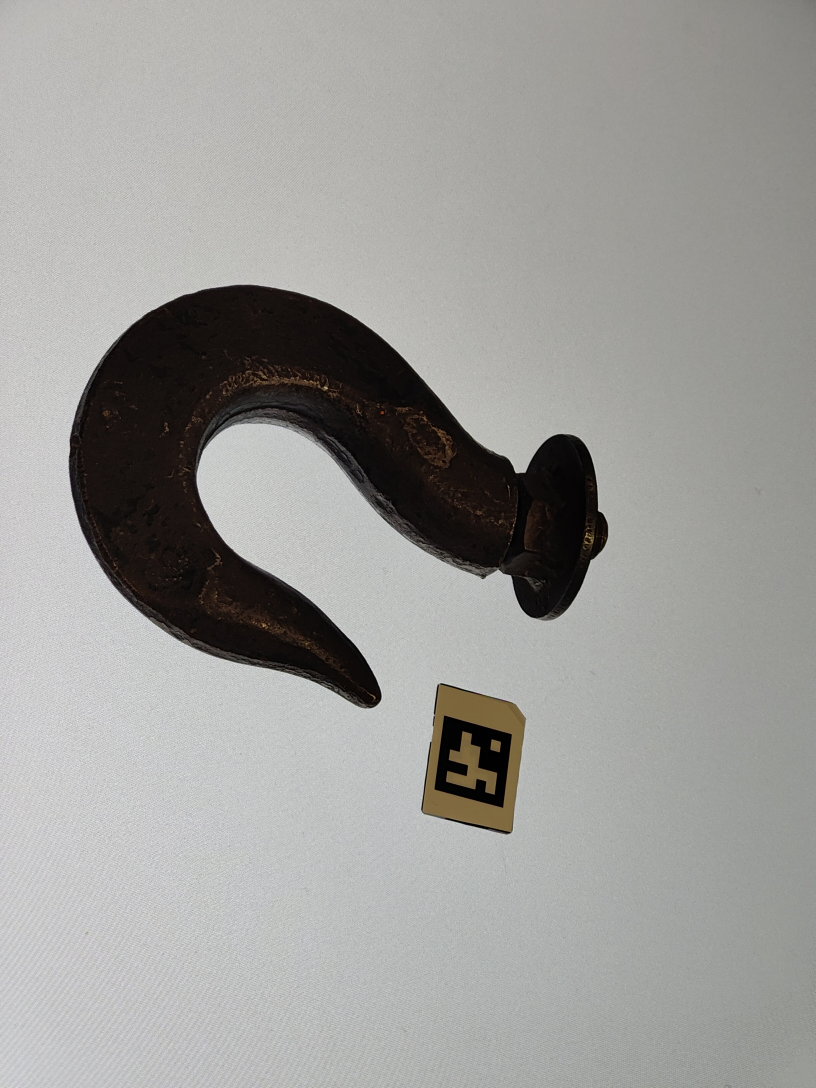
#> input picture main/hook_data/OnePlus/Photos_tele_aruco/IMG20221111135507.jpg, 2448 x 3264 px (shown at 1/3 size)
$ python -i main_1.0.py   (imports and definitions only)
#> lines starting #> are read from the running program, lines starting #| are printed output that depends on the picture; after the words box and inside, x2 and y2 are one past the last pixel; in counts of white or black regions, pixels touching at a corner belong together
import cv2 as cv
import numpy as np
from matplotlib import pyplot as plt
import glob
import cv2.aruco as aruco
# import meshio
# from meshpy.tet import MeshInfo, build

SCALING = 1
ARUCO_DICT = cv.aruco.DICT_5X5_50  #We are using 5 x 5 marker with id 9, so it is enough to try to match to the 50 first ids.
aruco_scale = 46.0

# CMTX and DIST obtained from calibrator function
CMTX = np.array(
    [7415.916112463534, 0.0, 1210.8355378298197, 0.0, 7399.646184729046, 1624.6141260308648, 0.0, 0.0, 1.0],
    dtype='float32').reshape(3, 3)
DIST = np.array(
    [-0.40646631101635533, 24.397052120119906, 0.0016761726863413812, -0.0002671261331697189, -294.68776899111657],
    dtype='float32')

# NOTE: if you get error that cv2.aruco does not exist:
# pip uninstall opencv-python
# pip install opencv-contrib-python
aruco_edges1 = np.array([[0, 0, 0], [aruco_scale, 0, 0], [aruco_scale, aruco_scale, 0], [0, aruco_scale, 0]],
                        dtype='float32').reshape((4, 1, 3))

aruco_edges2 = np.array([[136.5 + aruco_scale, 0, 0], [136.5 + 2 * aruco_scale, 0, 0],
                         [136.5 + 2 * aruco_scale, aruco_scale, 0], [136.5 + aruco_scale, aruco_scale, 0]],
                        dtype='float32').reshape((4, 1, 3))

aruco_edges3 = np.array(
    [[0, 293.2, 0], [aruco_scale, 293.2, 0], [aruco_scale, 293.2 + aruco_scale, 0], [0, 293.2 + aruco_scale, 0]],
    dtype='float32').reshape((4, 1, 3))

aruco_edges4 = np.array(
    [[136.5 + aruco_scale, 293.2, 0], [136.5 + 2 * aruco_scale, 293.2, 0],
     [136.5 + 2 * aruco_scale, 293.2 + aruco_scale, 0], [136.5 + aruco_scale, 293.2 + aruco_scale, 0]],
    dtype='float32').reshape((4, 1, 3))

aruco_edge_array = [aruco_edges1, aruco_edges2, aruco_edges3, aruco_edges4]


# [17 lines left out: function get_aruco_coords, not called in this run]


def contours_world(fn):
    distance = 500
    print("Getting contours")
    contour_points = contours(fn)[::20]

    img = cv.imread(fn)
    img = resize(img, scaling=SCALING)
    gray_img = cv.cvtColor(img, cv.COLOR_BGR2GRAY)

    arucoDict = cv.aruco.getPredefinedDictionary(ARUCO_DICT)

    arucoParams = cv.aruco.DetectorParameters_create()
    corners, ids, rejected = cv.aruco.detectMarkers(img, arucoDict, parameters=arucoParams)
    img = cv.cvtColor(gray_img, cv.COLOR_GRAY2RGB)  #Translate back to color image
    aruco_edges = np.array([[0, 0, 0], [0, aruco_scale, 0], [aruco_scale, aruco_scale, 0], [aruco_scale, 0, 0]],
                           dtype='float32').reshape((4, 1, 3))

    # The cv::solvePnP() returns the rotation and the translation vectors that transform a 3D point expressed in the object coordinate frame to the camera coordinate frame
    ret, rvec, tvec = cv.solvePnP(aruco_edges, corners[0], CMTX, DIST)
    rmat = cv.Rodrigues(rvec)[0]


def resize(img, scaling=0.4):
    width = int(img.shape[1] * scaling)
    height = int(img.shape[0] * scaling)
    dim = (width, height)
    return cv.resize(img, dim, interpolation=cv.INTER_AREA)


def contours(fn):
    img = cv.imread(fn, 0)
#> img: shape (3264, 2448); min 0, max 255, mean 156.2
    img = resize(img, scaling=SCALING)

    img = cv.GaussianBlur(img, (5, 5), 5)
    # img = cv.medianBlur(img,15)
    # img = cv.medianBlur(img,25)

    thresholded = cv.adaptiveThreshold(img, 255, cv.ADAPTIVE_THRESH_GAUSSIAN_C, cv.THRESH_BINARY, 21, 10)
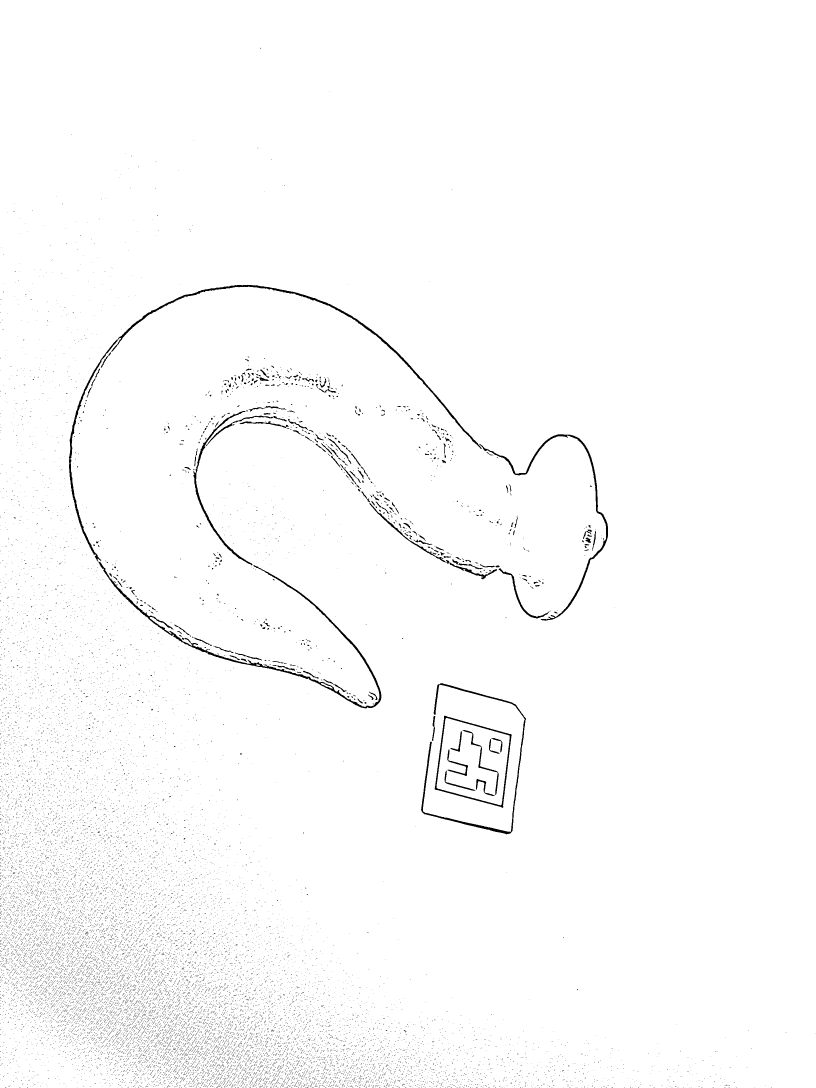
#> thresholded: shape (3264, 2448) (shown at 1/3 size); 98.6% white; 22483 black regions (22257 under 20 px), largest, box (x1, y1, x2, y2) and area: (207, 855, 1445, 1686) 11890, (296, 1685, 1144, 2125) 9437, (1263, 2049, 1578, 2503) 5948
    ret, thresholded = cv.threshold(img, 130, 255, cv.THRESH_BINARY)
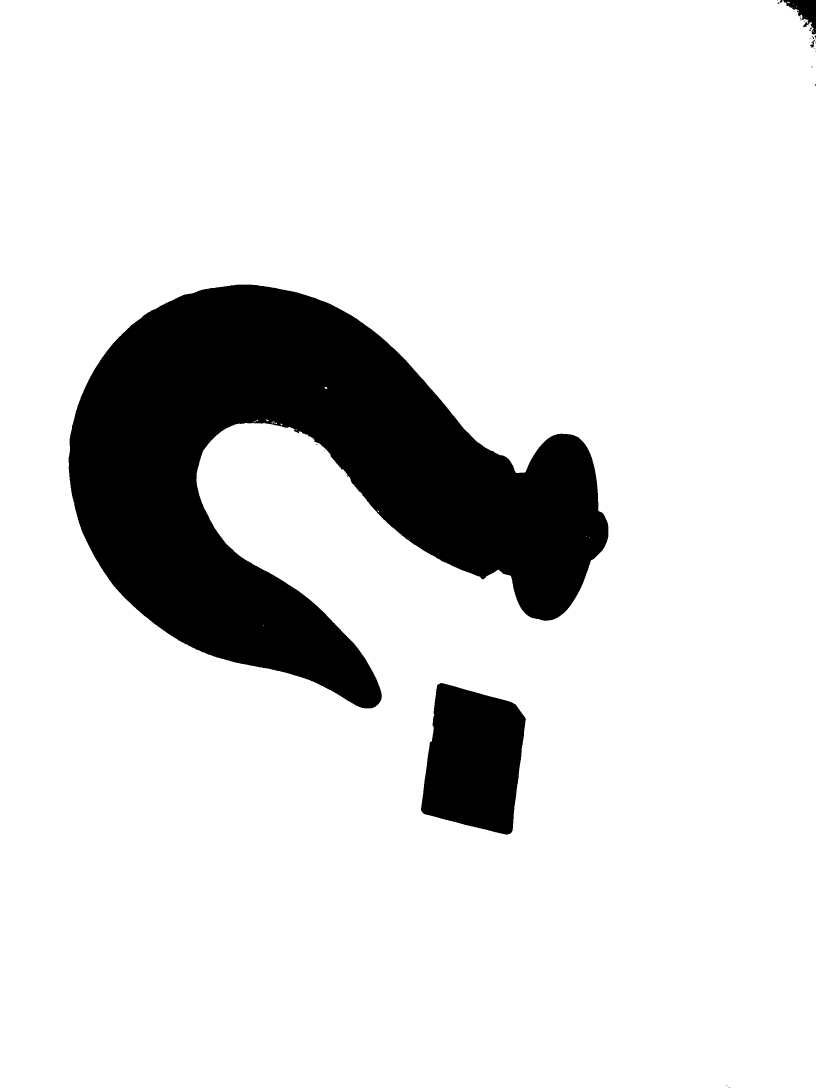
#> thresholded: shape (3264, 2448) (shown at 1/3 size); 86.1% white; 35 black regions (26 under 20 px), largest, box (x1, y1, x2, y2) and area: (206, 854, 1825, 2125) 995052, (1263, 2049, 1578, 2504) 108199, (2350, 0, 2448, 104) 4624

    # Inversion needed for contour detection to work (detect contours from zero background)
    thresholded = cv.bitwise_not(thresholded)
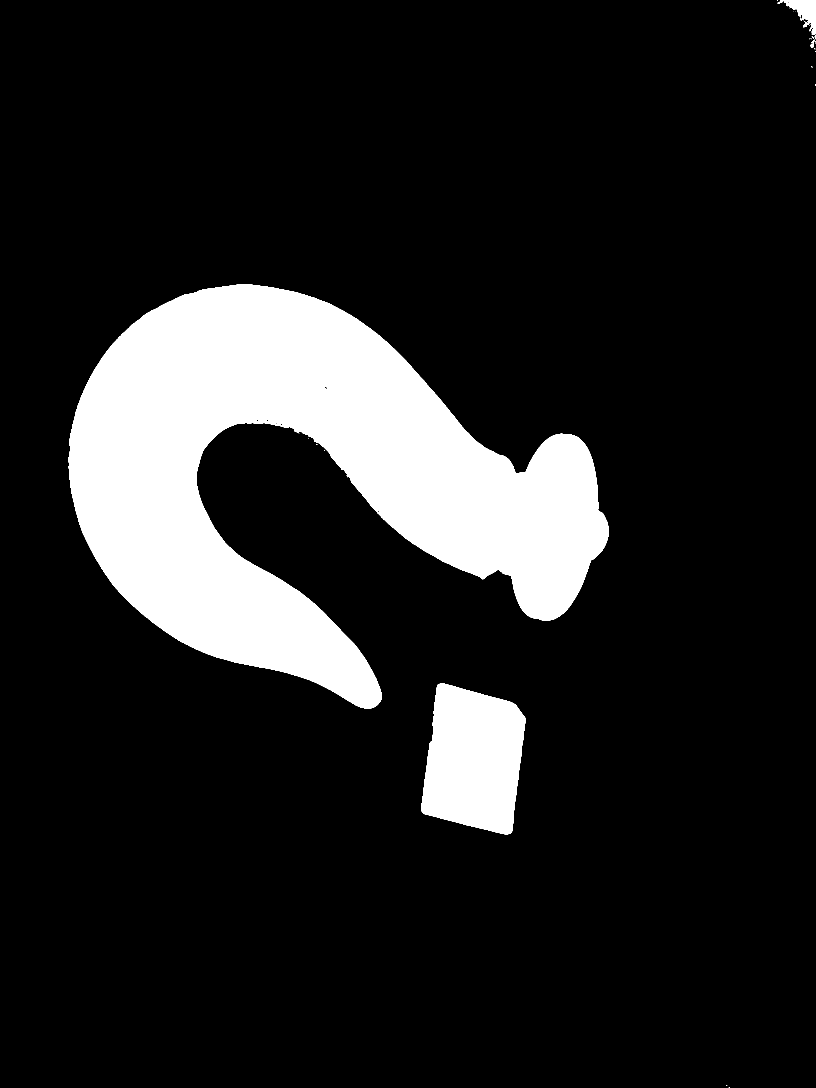
#> thresholded: shape (3264, 2448) (shown at 1/3 size); 13.9% white; 35 white regions (26 under 20 px)

    contours, hierarchy = cv.findContours(image=thresholded, mode=cv.RETR_EXTERNAL, method=cv.CHAIN_APPROX_NONE)
#> contours = 35 contours, 30 with area under 20; largest, box (x1, y1, x2, y2) and area: (206, 854, 1825, 2125) 992432, (1263, 2049, 1578, 2504) 107563, (2350, 0, 2448, 104) 4433, (2431, 119, 2448, 144) 92, (2339, 0, 2348, 8) 31

    # get largest contour only
    contours = [max(contours, key=cv.contourArea)]
#> contours = 1 contour; box (x1, y1, x2, y2) and area: (206, 854, 1825, 2125) 992432

    coords = list(zip((list(contours[0][:, 0][:, 0])), (list(contours[0][:, 0][:, 1]))))
#> coords = 5633 pairs, first value 206 to 1824, second value 854 to 2124
    # print(list(coords)[::10])
    return coords

    contour_img = img.copy()
    cv.drawContours(image=contour_img,
                    contours=contours,
                    contourIdx=-1,
                    color=(0, 255, 0),
                    thickness=2,
                    lineType=cv.LINE_AA)

    blank_image = np.zeros((img.shape[0], img.shape[1], 1), np.uint8)
    blank_image.fill(255)

    only_contours = cv.drawContours(image=blank_image,
                                    contours=contours,
                                    contourIdx=-1,
                                    color=(0, 255, 0),
                                    thickness=2,
                                    lineType=cv.LINE_AA)

    images = [img, thresholded, contour_img, only_contours]
    titles = ['Original Image', 'Thresholded inverse', 'Contours on image', 'Contours']

    fig = plt.figure()

    for i in range(len(images)):
        plt.subplot(2, 2, i + 1), plt.imshow(images[i], 'gray')
        plt.title(titles[i])
        plt.xticks([]), plt.yticks([])

    plt.show()
    # plt.draw()
    # plt.waitforbuttonpress(0)
    # plt.close(fig)


# [66 lines left out: functions main, test_multi_aruco, not called in this run]


# [20 lines not run here, left out]

>>> result = contours_world('hook_data/OnePlus/Photos_tele_aruco/IMG20221111135507.jpg')
#> in contours_world, `contour_points = contours(fn)[::20]`: contour_points = 282 pairs, first value 206 to 1824, second value 854 to 2124
#> in contours_world, img is the input picture: shape (3264, 2448, 3); mean B, G, R 153.6, 156.4, 156.9
#> in contours_world, `corners, ids, rejected = cv.aruco.detectMarkers(img, arucoDict, parame..`: corners = ([[1535, 2204], [1508, 2423], [1304, 2367], [1332, 2147]],); ids = [9]; rejected = ([[1471, 2214], [1506, 2222], [1502, 2260], [1467, 2252]], [[1207, 1601], [1214, 1601], [1265, 1640], [1227, 1620]], [[807, 1499], [836, 1497], [859, 1512], [838, 1516]], [[503, 2137], [521, 2152], [524, 2171], [503, 2150]])
#> in contours_world, `ret, rvec, tvec = cv.solvePnP(aruco_edges, corners[0], CMTX, DIST)`: ret = True; rvec = [-0.296, 2.66, -0.488]; tvec = [65.06, 116.7, 1488]
#> in contours_world, `rmat = cv.Rodrigues(rvec)[0]`: rmat = [[-0.889, -0.13, 0.439], [-0.277, 0.916, -0.291], [-0.364, -0.38, -0.85]]
